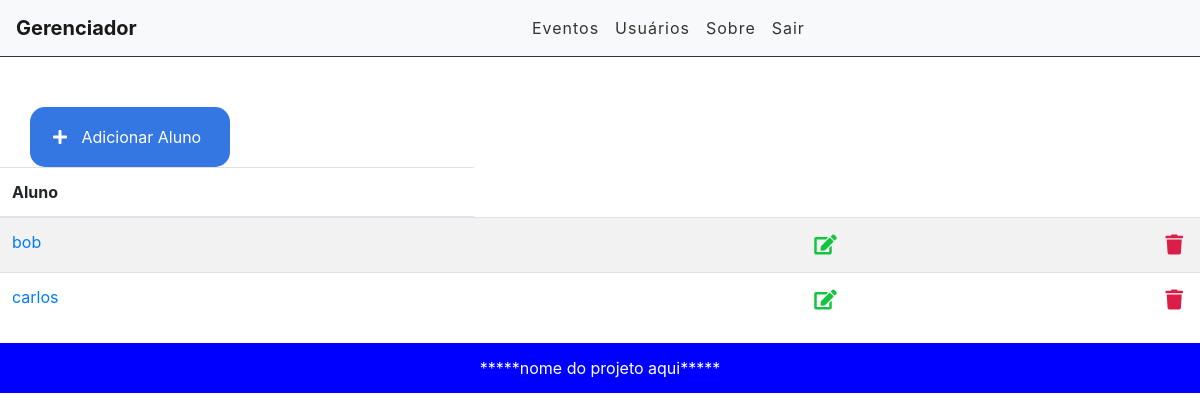
The app's page / (signed in), older data.
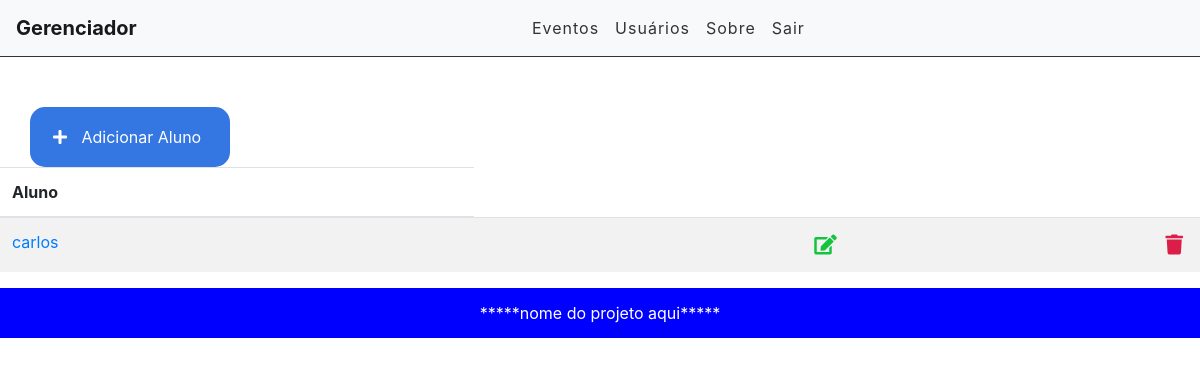
The same page, newer data.
### main/models.py (models this page shows, shortened)
class Aluno(models.Model):
    STATUS = (
        ('ativo','Ativo'),
        ('inativo', 'Inativo'),
    )
    nome = models.CharField(max_length=255)
    telefone = models.IntegerField()
    email = models.EmailField()
    data_nascimento = models.DateField(null=True)
    description = models.TextField()
    status = models.CharField(max_length=8, choices=STATUS)
    created_at = models.DateTimeField(auto_now_add=True) #boas praticas
    updated_at = models.DateTimeField(auto_now=True) #boas praticas
    user = models.ForeignKey(get_user_model(), on_delete=models.CASCADE)

### main/views.py (the view)
# urls.py: path('', views.alunoView, name='aluno-lista'),
@login_required
def alunoView(request):
    alunos_list = Aluno.objects.all().order_by('-created_at').filter(user=request.user)
    paginator = Paginator(alunos_list, 5)
    page = request.GET.get('page')
    tasks = paginator.get_page(page)
    return render(request, 'main/list.html', {'alunos':tasks})

### main/templates/main/list.html (shortened to what this page needs)
{% extends 'base.html' %}
{% block content %}
<a id="add-link" href="newaluno/">
  <div class="col-2 add-div">
      <i class="fas fa-plus"></i> Adicionar Aluno
  </div>
</a>
<table class="table table-striped">
  <thead>
    <tr>
      <th scope="col">Aluno</th>
    </tr>
  </thead>
  <tbody>
    {% for aluno in alunos %}
        <tr>
            <td><span><a href="/aluno/{{aluno.id}}">{{aluno.nome}}</a></span></td>
            <td><a href="edit/{{aluno.id}}"><span><i class="fas fa-edit"></i></span></td>
            <td><a href="delete/{{aluno.id}}" class="delete-btn"><span><i class="fas fa-trash"></i></span></a></td>
        </tr>
    {% endfor %}
  </tbody>
</table>
{% endblock %}

### main/templates/base.html (shortened to what this page needs)
{% load static %}
{% load crispy_forms_tags %}
<!DOCTYPE html>
<html lang="pt-br">
    <head>
        <link href="https://stackpath.bootstrapcdn.com/bootstrap/4.3.1/css/bootstrap.min.css" rel="stylesheet">
        <link rel="stylesheet" href="https://use.fontawesome.com/releases/v5.7.2/css/all.css">
        <link rel="stylesheet" href="{% static 'css/styles.css' %}">
    </head>
<body>
    <div class="container-fluid">
        <nav class="navbar navbar-expand-lg navbar-light bg-light">
            <a class="navbar-brand" href="/"> Gerenciador </a>
            <div class="collapse navbar-collapse" id="navbarSupportedContent">
                <ul class="navbar-nav">
                    {% if user.is_authenticated %}
                    <li class="nav-item">
                        <a class="nav-link" href="eventlist/">Eventos</a>
                    </li>
                    <li class="nav-item">
                        <a class="nav-link" href="#">Usuários</a>
                    </li>
                    {% else %}
                    <li class="nav-item">
                        <a class="nav-link" href="/accounts/login">Entrar</a>
                    </li>
                    {% endif %}
                    <li class="nav-item">
                        <a class="nav-link" href="#">Sobre</a>
                    </li>
                    {% if user.is_authenticated %}
                    <li class="nav-item">
                            <a class="nav-link" href="/accounts/logout">Sair</a>
                        </li>
                    {% endif %}
                </ul>
            </div>
        </nav>
        {% block content %}
        {% endblock %}
    </div>
</body>
<footer>
    <p>*****nome do projeto aqui*****</p>
</footer>
</html>

### main/static/css/styles.css (style rules this page uses)
.container-fluid { padding: 0; }
.navbar { border-bottom: 1px solid #333; margin-bottom: 20px; }
.navbar-nav { margin: auto; }
.navbar-brand { font-weight: bold; }
.navbar-light .navbar-nav a.nav-link { color: #333; letter-spacing: 1px; }
#add-link { text-decoration: none; }
.add-div { background-color: #3476e2; cursor: pointer; display: inline-block; color: #FFF; padding: 18px; border-radius: 15px; margin-right: 450px; right: -30px; margin-top: 30px; }
.fas.fa-plus { color: #FFF; margin-right: 10px; margin-left: 5px; }
.fas.fa-trash { color: #db1e47; cursor: pointer; margin: 5px; font-size: 20px; float: right; }
.fas.fa-edit { color: #13c43f; cursor: pointer; margin: 5px; font-size: 20px; float: right; }
footer { position: relative; bottom: 0; background-color: blue; color: #FFF; width: 100%; height: 50px; text-align: center; line-height: 50px; }

Row changes from the older to the newer data that the page shows:
removed Aluno: nome "bob"
